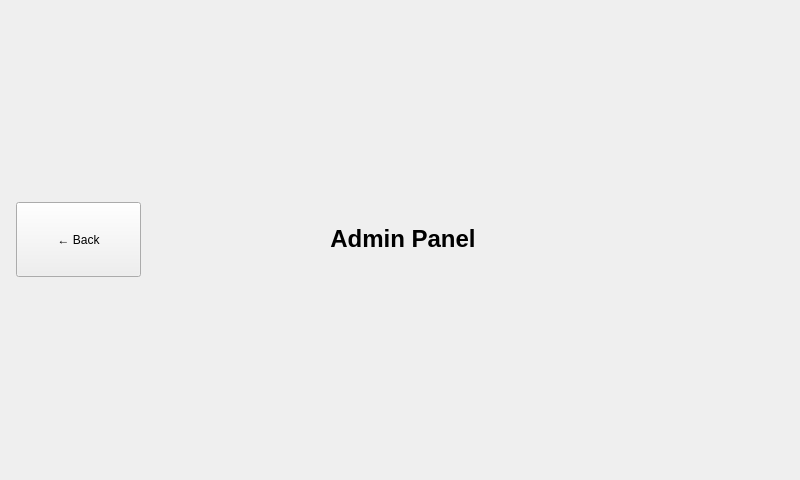
<?xml version="1.0" encoding="UTF-8"?>
<ui version="4.0">
 <class>AdminPanel_Page</class>
 <widget class="QWidget" name="AdminPanel_Page">
  <property name="geometry">
   <rect>
    <x>0</x>
    <y>0</y>
    <width>800</width>
    <height>480</height>
   </rect>
  </property>
  <property name="toolTipDuration">
   <number>0</number>
  </property>
  <layout class="QVBoxLayout" name="verticalLayout">
   <item>
    <layout class="QHBoxLayout" name="horizontalLayout" stretch="0,0,0,0">
     <property name="spacing">
      <number>6</number>
     </property>
     <property name="sizeConstraint">
      <enum>QLayout::SetDefaultConstraint</enum>
     </property>
     <property name="leftMargin">
      <number>5</number>
     </property>
     <item>
      <widget class="QPushButton" name="go_home_button">
       <property name="minimumSize">
        <size>
         <width>125</width>
         <height>75</height>
        </size>
       </property>
       <property name="maximumSize">
        <size>
         <width>125</width>
         <height>75</height>
        </size>
       </property>
       <property name="text">
        <string>← Back</string>
       </property>
      </widget>
     </item>
     <item>
      <spacer name="horizontalSpacer_2">
       <property name="orientation">
        <enum>Qt::Horizontal</enum>
       </property>
       <property name="sizeType">
        <enum>QSizePolicy::Fixed</enum>
       </property>
       <property name="sizeHint" stdset="0">
        <size>
         <width>150</width>
         <height>20</height>
        </size>
       </property>
      </spacer>
     </item>
     <item>
      <widget class="QLabel" name="adminLabel">
       <property name="maximumSize">
        <size>
         <width>400</width>
         <height>40</height>
        </size>
       </property>
       <property name="toolTipDuration">
        <number>0</number>
       </property>
       <property name="styleSheet">
        <string>font-size: 24px; font-weight: bold;</string>
       </property>
       <property name="text">
        <string>Admin Panel</string>
       </property>
       <property name="alignment">
        <set>Qt::AlignCenter</set>
       </property>
      </widget>
     </item>
     <item>
      <spacer name="horizontalSpacer">
       <property name="orientation">
        <enum>Qt::Horizontal</enum>
       </property>
       <property name="sizeType">
        <enum>QSizePolicy::Fixed</enum>
       </property>
       <property name="sizeHint" stdset="0">
        <size>
         <width>280</width>
         <height>20</height>
        </size>
       </property>
      </spacer>
     </item>
    </layout>
   </item>
   <item>
    <layout class="QHBoxLayout" name="UsersAreaLayout"/>
   </item>
  </layout>
 </widget>
 <resources/>
 <connections/>
</ui>
